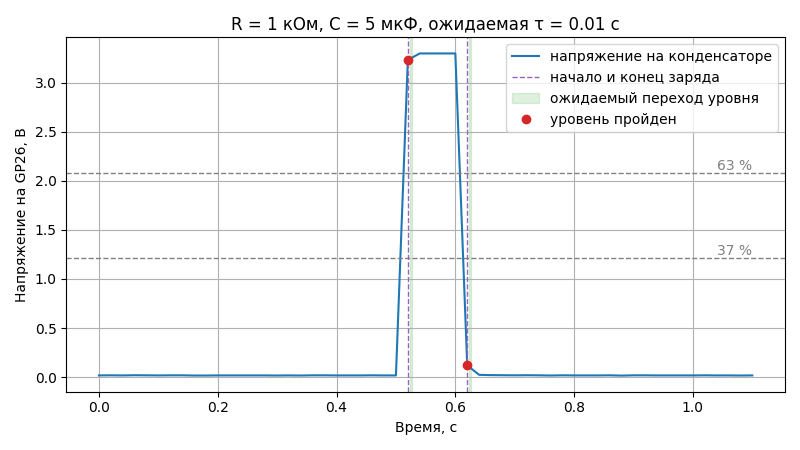

This chart was generated by the following Python code:
# Опыт с RC-цепью на приборе 311-adc. По номиналам деталей ведёт опыт, по 5τ на заряд
# и разряд, сохраняет записи в rc.csv, график в rc.png, номиналы и найденную τ в rc.log
# и сверяет τ с R·C. Приём потока устроен как в get_telemetry.py из п3.1.4.
#
#   python rc.py --r 10 --c 100   — опыт с RC-цепью, R в кОм, C в мкФ
#   python rc.py --plot rc.csv    — разбор готовой записи, номиналы берутся из rc.log

import argparse
import csv
import time

import matplotlib
import serial
from serial.tools import list_ports

# окно не нужно: график сразу сохраняется в файл
matplotlib.use("Agg")
import matplotlib.pyplot as plt

# настоящая τ отличается от R·C из-за допуска деталей: C ±20 %, R ±5 %
TAU_LOW = 0.8 * 0.95
TAU_HIGH = 1.2 * 1.05

VENDOR_ID = 0x2E8A
PRODUCT_ID = 0x000A
POLL_PERIOD_MS = 5


def find_board():
    for port in list_ports.comports():
        if port.vid == VENDOR_ID and port.pid == PRODUCT_ID:
            return port
    return None


def parse_record(line):
    """Запись из строки tm: <мкс> <В> <°C> или None, если строка не телеметрии."""
    parts = line.split()
    if len(parts) != 4 or parts[0] != "tm:":
        return None
    try:
        return int(parts[1]), float(parts[2]), float(parts[3])
    except ValueError:
        return None


def collect(device, seconds, period_ms, actions=()):
    records = []
    pending = list(actions)
    with serial.Serial(device, timeout=0.1) as port:
        time.sleep(0.2)
        port.reset_input_buffer()
        port.write(("tm_start %d\r" % period_ms).encode("ascii"))
        started = time.monotonic()
        deadline = started + seconds
        received = ""
        try:
            while time.monotonic() < deadline:
                # команды опыта — в свои моменты от начала приёма
                while pending and time.monotonic() - started >= pending[0][0]:
                    port.write((pending.pop(0)[1] + "\r").encode("ascii"))
                received += port.read(512).decode("ascii", "replace")
                while "\n" in received:
                    line, received = received.split("\n", 1)
                    record = parse_record(line.strip())
                    print("RAW:", repr(line))
                    if record is not None:
                        records.append(record)
                        print("%.3f с  %.3f В  %.1f °C" % (record[0] / 1e6, record[1], record[2]))
        except KeyboardInterrupt:
            print("Остановлено по Ctrl+C")
        finally:
            port.write(b"tm_stop\r")
            port.write(b"charge_off\r")
    return records


def save_csv(records, name):
    # время от первой записи в секундах: так график начинается с нуля
    start_us = records[0][0]
    with open(name, "w", newline="", encoding="utf-8") as f:
        writer = csv.writer(f)
        writer.writerow(["time_s", "voltage_v", "temp_c"])
        for time_us, voltage, temp in records:
            writer.writerow(["%.6f" % ((time_us - start_us) / 1e6), "%.3f" % voltage, "%.1f" % temp])


def load_csv(name):
    times, voltages, temps = [], [], []
    with open(name, newline="", encoding="utf-8") as f:
        for row in csv.DictReader(f):
            times.append(float(row["time_s"]))
            voltages.append(float(row["voltage_v"]))
            temps.append(float(row["temp_c"]))
    return times, voltages, temps


def rc_plan(tau):
    """Период телеметрии, команды опыта и его длительность по ожидаемой τ."""
    period_ms = POLL_PERIOD_MS
    # полсекунды покоя, 5τ заряда, 5τ разряда и полсекунды в запас
    actions = [(0.5, "charge_on"), (0.5 + 5 * tau, "charge_off")]
    return period_ms, actions, 1 + 10 * tau


def crossing(voltages, start, level, rising):
    """Номер первой записи от start, на которой напряжение перешло уровень."""
    for i in range(start, len(voltages)):
        if (voltages[i] >= level) if rising else (voltages[i] <= level):
            return i
    return None


def measure_tau(times, voltages):
    """τ заряда и разряда по уровням напряжения, как по триггеру осциллографа."""
    top = max(voltages)
    peak = voltages.index(top)
    result = {"top": top}
    # заряд: от начала подъёма (2 % вершины) до 63 % вершины
    start = crossing(voltages, 0, 0.02 * top, True)
    end = crossing(voltages, start, 0.632 * top, True) if start is not None else None
    if end is not None and end <= peak:
        result["charge"] = (times[start], times[end], voltages[end])
    # разряд: от начала спада (98 % вершины) до 37 % вершины
    start = crossing(voltages, peak, 0.98 * top, False)
    end = crossing(voltages, start, 0.368 * top, False) if start is not None else None
    if end is not None:
        result["discharge"] = (times[start], times[end], voltages[end])
    return result


def analyze_rc(csv_name, r_kohm, c_uf):
    tau = r_kohm * c_uf / 1000
    low, high = TAU_LOW * tau, TAU_HIGH * tau
    times, voltages, _ = load_csv(csv_name)
    found = measure_tau(times, voltages)
    top = found["top"]

    fig, ax = plt.subplots(figsize=(8, 4.5))
    ax.plot(times, voltages, label="напряжение на конденсаторе")
    ax.axhline(0.632 * top, color="gray", linestyle="--", linewidth=1)
    ax.axhline(0.368 * top, color="gray", linestyle="--", linewidth=1)
    ax.text(times[-1], 0.632 * top, "63 %", va="bottom", ha="right", color="gray")
    ax.text(times[-1], 0.368 * top, "37 %", va="bottom", ha="right", color="gray")

    lines = ["R_kohm = %g" % r_kohm, "C_uf = %g" % c_uf, "tau_expected_s = %.3f" % tau,
             "tau_min_s = %.3f" % low, "tau_max_s = %.3f" % high]
    passed = True
    for key, name in (("charge", "заряда"), ("discharge", "разряда")):
        if key not in found:
            print("τ %s: уровень не пройден, проверьте цепь и номиналы" % name)
            lines.append("tau_%s_s = none" % key)
            passed = False
            continue
        start, end, level = found[key]
        measured = end - start
        inside = low <= measured <= high
        passed = passed and inside
        # от начала и конца заряда отсчитывается ожидаемый момент перехода уровня
        ax.axvline(start, color="tab:purple", linestyle="--", linewidth=1,
                   label="начало и конец заряда" if key == "charge" else None)
        ax.axvspan(start + low, start + high, color="tab:green", alpha=0.15,
                   label="ожидаемый переход уровня" if key == "charge" else None)
        ax.plot([end], [level], "o", color="tab:red",
                label="уровень пройден" if key == "charge" else None)
        print("τ %s: %.3f с, ожидается %.2f–%.2f с, %s" %
              (name, measured, low, high, "в диапазоне" if inside else "вне диапазона"))
        lines.append("tau_%s_s = %.3f" % (key, measured))
    lines.append("result = %s" % ("ok" if passed else "fail"))

    ax.set_title("R = %g кОм, C = %g мкФ, ожидаемая τ = %.2f с" % (r_kohm, c_uf, tau))
    ax.set_xlabel("Время, с")
    ax.set_ylabel("Напряжение на GP26, В")
    ax.grid(True)
    ax.legend(loc="upper right")
    fig.tight_layout()
    fig.savefig("rc.png")
    print("График сохранён в rc.png")

    with open("rc.log", "w", encoding="utf-8") as f:
        f.write("\n".join(lines) + "\n")
    print("Номиналы и τ записаны в rc.log")
    print("Опыт сошёлся с расчётом" if passed else "Опыт не сошёлся с расчётом")


def read_log(name):
    """Номиналы R и C из rc.log прошлого опыта или None, если файла нет."""
    values = {}
    try:
        with open(name, encoding="utf-8") as f:
            for line in f:
                key, _, value = line.partition("=")
                values[key.strip()] = value.strip()
        return float(values["R_kohm"]), float(values["C_uf"])
    except (OSError, KeyError, ValueError):
        return None


parser = argparse.ArgumentParser(description="Опыт с RC-цепью на приборе 311-adc")
parser.add_argument("--r", type=float, help="сопротивление резистора, кОм")
parser.add_argument("--c", type=float, help="ёмкость конденсатора, мкФ")
parser.add_argument("--plot", metavar="CSV", help="разобрать готовую запись опыта, без платы")
args = parser.parse_args()

if (args.r is None) != (args.c is None):
    parser.error("нужны оба номинала, --r и --c")
if args.r is None:
    # без номиналов можно только разобрать запись, номиналы — из прошлого опыта
    found = read_log("rc.log") if args.plot else None
    if found is None:
        parser.error("укажите номиналы деталей: --r <кОм> --c <мкФ>")
    args.r, args.c = found

tau = args.r * args.c / 1000
print("Ожидаемая τ = R·C = %.3f с" % tau)
if not 1 <= args.r <= 100:
    print("Резистор вне пределов от 1 до 100 кОм, проверка курса такой не примет")
if tau < 0.2:
    print("τ меньше 0,2 с: отсчётов на τ будет мало, возьмите детали из таблицы")

if args.plot:
    analyze_rc(args.plot, args.r, args.c)
else:
    board = find_board()
    if board is None:
        print("Плата не найдена. Проверьте кабель и запишите на плату прошивку прибора.")
    else:
        period_ms, actions, seconds = rc_plan(tau)
        print("Плата на порту %s, опыт %.1f с, период %d мс" % (board.device, seconds, period_ms))
        records = collect(board.device, seconds, period_ms, actions)
        if not records:
            print("Ни одной строки телеметрии не принято.")
        else:
            save_csv(records, "rc.csv")
            print("Записей %d, сохранены в rc.csv" % len(records))
            analyze_rc("rc.csv", args.r, args.c)
